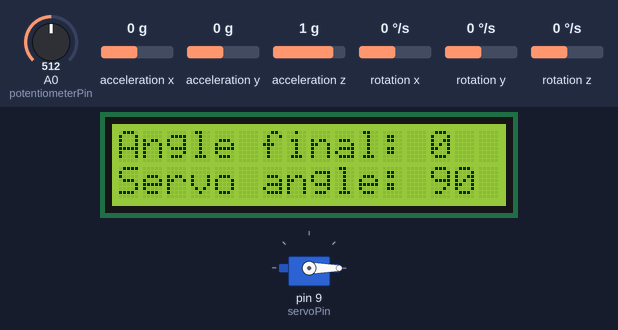
This sketch was run on a simulated Arduino Uno, built with avr-gcc and run on an emulated ATmega328P. Parts: servo, 16×2 character LCD. Wiring (inferred from the names in the program): MPU-6050 motion sensor at I2C address 0x68. The inputs (shaded band) are chosen by the test bench; at power-on: acceleration x 0 g, A0 (potentiometerPin) = 512, acceleration y 0 g, acceleration z 1 g, rotation x 0 °/s, rotation y 0 °/s, rotation z 0 °/s. What the sketch prints to the serial monitor is not drawn.

Above: at 4.8 s.
4.9 s: acceleration x set to 0.8 g
At 5.4 s:
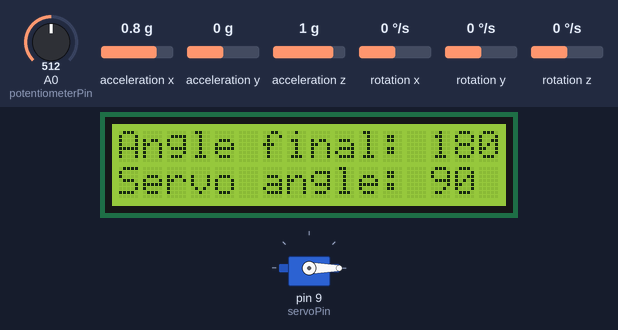
6.5 s: A0 (potentiometerPin) set to 479
At 7.0 s:
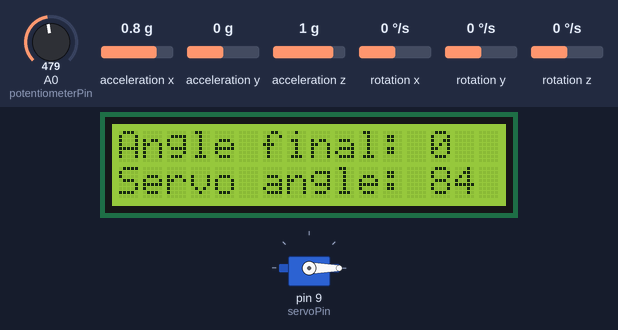
8.1 s: acceleration y set to -1.4 g
At 9.4 s:
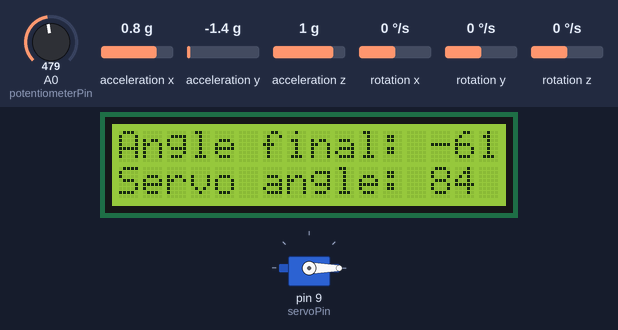
9.7 s: A0 (potentiometerPin) set to 553
At 11.0 s:
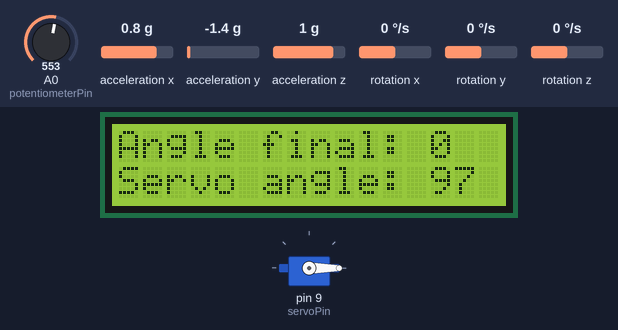
11.3 s: A0 (potentiometerPin) set to 585
At 12.6 s:
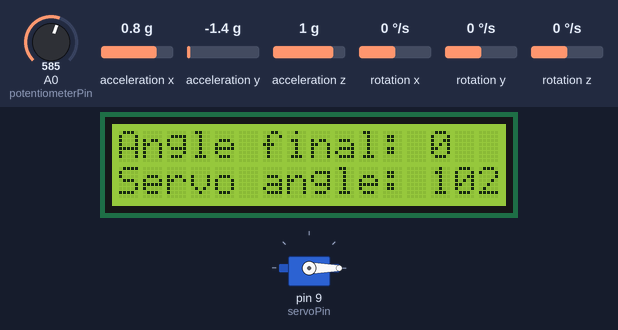
12.9 s: acceleration x set to 1.4 g
At 13.5 s:
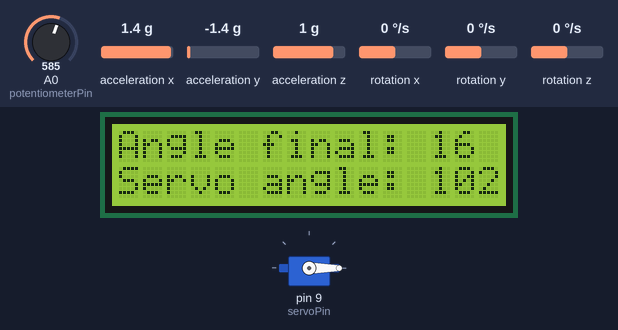
Timing chart, 0 to 15.5 s (numbered marks = the images above; inputs shaded):
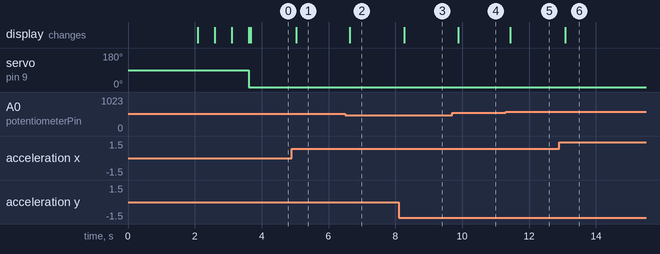

Measured:
- after the input at 4.9 s, the display: changes after 0.13 s (image 1)
- after the input at 6.5 s, the display: changes after 0.14 s (image 2)
- after the input at 8.1 s, the display: changes after 0.17 s (image 3)
- after the input at 9.7 s, the display: changes after 0.18 s (image 4)
- after the input at 11.3 s, the display: changes after 0.13 s (image 5)
- after the input at 12.9 s, the display: changes after 0.18 s (image 6)

The sketch:

m.ino
```cpp
#include <Servo.h>
#include <Wire.h>
#include <LiquidCrystal_I2C.h>
#include <Adafruit_MPU6050.h>
#include <Adafruit_Sensor.h>
#include <PID_v1.h>

LiquidCrystal_I2C lcd(0x27,16,2);
Adafruit_MPU6050 mpu;

const int MPU_addr = 0x68;
const int potentiometerPin = A0;  // Analog pin used for the potentiometer
const int servoPin = 9;          // Pin used for the servo motor
const int bouton_save = 5;

int16_t Ang_x, Ang_y, Ang_z, Angle_x, Angle_y, Angle_z, angle_x, angle_y, angle_z, Tmp, GyX, GyY, GyZ;
int Ang, Angle_initial, Angle_final, dep, new_servoAngle, new_dep;
int OldservoAngle = 0;
int potValue = 0;
int servoAngle = 0;

Servo servo;  // Creating the Servo object

double setpoint = 0; // Valeur de consigne (angle souhaité)
double input = 0; // Valeur de retour (angle mesuré)
double output = 0; // Valeur de sortie (angle du servo)
double Kp = 1.0; // Coefficient proportionnel
double Ki = 0.0; // Coefficient intégral
double Kd = 0.0; // Coefficient dérivatif
PID servoPID(&input, &output, &setpoint, Kp, Ki, Kd, DIRECT);

void setup() {
  servo.attach(servoPin);  // Attaching the servo motor to the specified pin

  lcd.init();
  lcd.backlight();
  lcd.clear();

  Serial.begin(9600);
  mpu.setAccelerometerRange(MPU6050_RANGE_8_G);
  mpu.setGyroRange(MPU6050_RANGE_500_DEG);
  Wire.begin();
  Wire.beginTransmission(MPU_addr);
  Wire.write(0x6B);
  Wire.write(0);
  Wire.endTransmission(true);

  lcd.setCursor(4,0);
  lcd.print("Groupe 7");
  delay(2000);
  lcd.clear();
  lcd.setCursor(2,0);
  lcd.print("Starting.");
  delay(500);
  lcd.setCursor(2,0);
  lcd.print("Starting..");
  delay(500);
  lcd.setCursor(2,0);
  lcd.print("Starting...");
  delay(500);
  lcd.clear();

  servoPID.SetMode(AUTOMATIC); // Initialiser le PID en mode automatique
}

void loop() {
  OldservoAngle = servoAngle;
  Wire.beginTransmission(MPU_addr);
  Wire.write(0x3B);
  Wire.endTransmission(false);
  Wire.requestFrom(MPU_addr, 14, true);

  potValue = analogRead(potentiometerPin);  // Reading the potentiometer value
  servoAngle = map(potValue, 0, 1023, 0, 180);  // Converting the potentiometer value to an angle (0-180)

  input = angle_z; // Mettre à jour la valeur de l'entrée PID avec l'angle mesuré
  servoPID.Compute(); // Calculer la valeur de sortie du PID
  servo.write(output); // Définir l'angle du servo motor avec la valeur de sortie du PID

  delay(15);  // Delay to allow the servo motor to reach the desired position.

  Angle_x = Wire.read() << 8 | Wire.read();
  Angle_y = Wire.read() << 8 | Wire.read();
  Angle_z = Wire.read() << 8 | Wire.read();

  angle_x = RAD_TO_DEG * (atan2(-Angle_y, -Angle_z) + PI);
  angle_y = RAD_TO_DEG * (atan2(-Angle_x, -Angle_z) + PI);
  angle_z = RAD_TO_DEG * (atan2(-Angle_y, -Angle_x) + PI);

  Serial.print("Angle x= ");
  Serial.println(angle_x);

  Serial.print("Angle y= ");
  Serial.println(angle_y);

  Serial.print("Angle z= ");
  Serial.println(angle_z);

  if (servoAngle - OldservoAngle > 3) {
    Angle_initial = angle_z;
    Serial.print("Angle_initial = ");
    Serial.println(Angle_initial);
  } else if (servoAngle - OldservoAngle < -3) {
    Angle_initial = angle_z;
    Serial.print("Angle_initial = ");
    Serial.println(Angle_initial);
  }

  Angle_final = angle_z - Angle_initial;

  Serial.print("Angle_final = ");
  Serial.println(Angle_final);
  Serial.println(" ");

  lcd.setCursor(0,0);
  lcd.print("Angle final: ");
  lcd.print(Angle_final);
  lcd.print("   ");

  lcd.setCursor(0,1);
  lcd.print("Servo angle: ");
  lcd.print(servoAngle);
  lcd.print("   ");

  Serial.print("Angle final: ");
  Serial.print(Angle_final);
  Serial.println(" ");

  Serial.print("Servo angle: ");
  Serial.print(servoAngle);
  Serial.println("   ");
}
```
